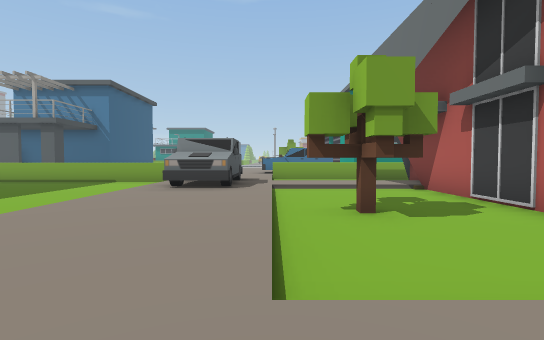
view 1 (above)

22 first-person views from a walk through a 3-D level made in the Unity game engine. The camera is 1.2 m above the floor, tilts 2° down and sees 85° across. The floor is counted in squares, 2 m on a side. Each view is taken from the middle of a square. On the plan, view 1 faces up. The plan holds only what a view shows up to about 9 squares ahead; the rest is blank. The place goes on beyond the plan. The player is left out. Some surface patterns are stand-ins.

view 2
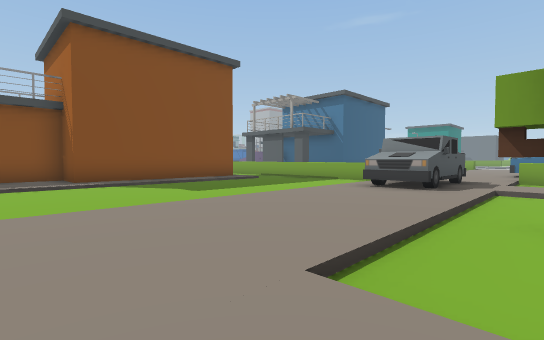

view 3
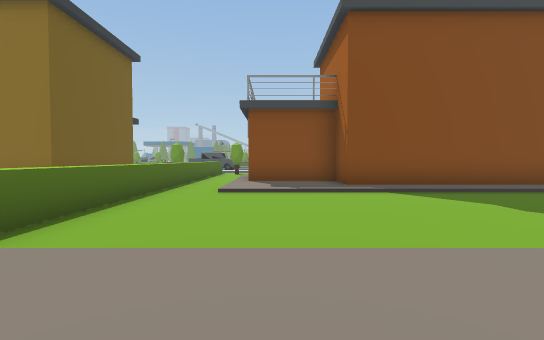

view 4
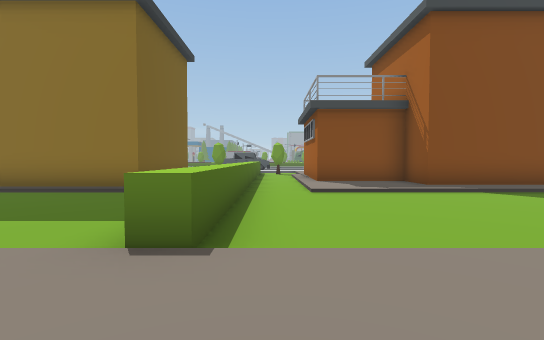

view 5
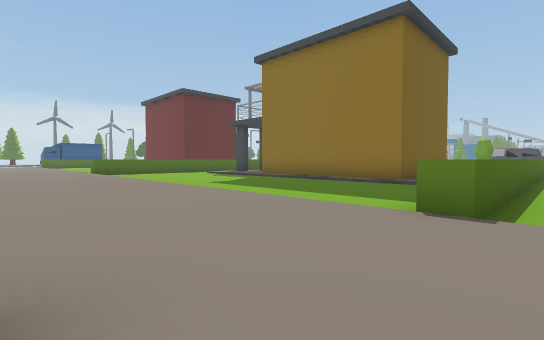

view 6
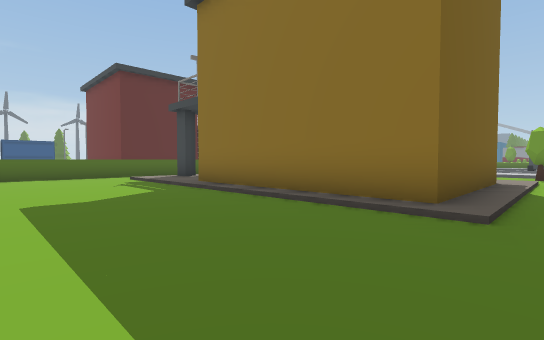

view 7
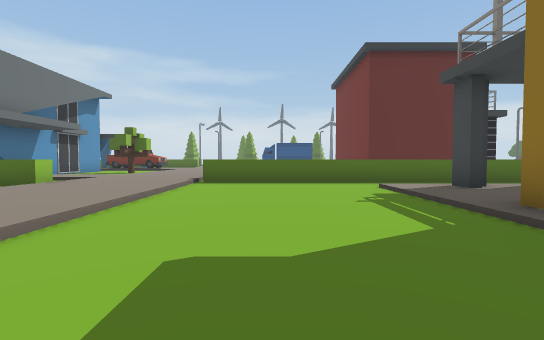

view 8
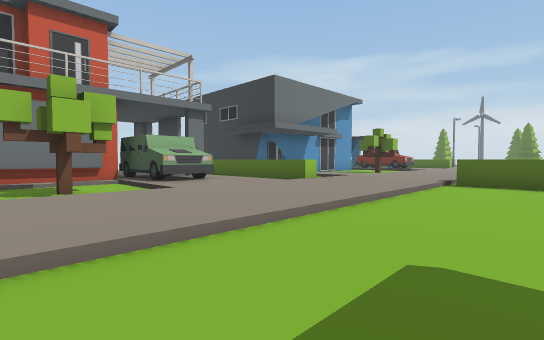

view 9
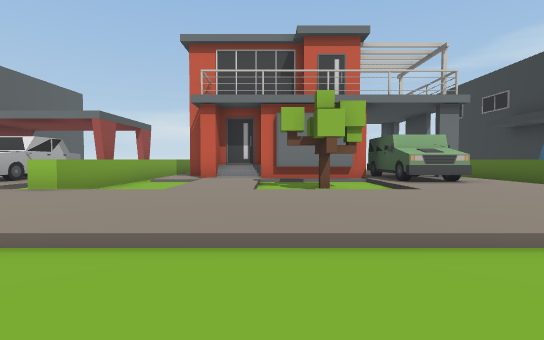

view 10
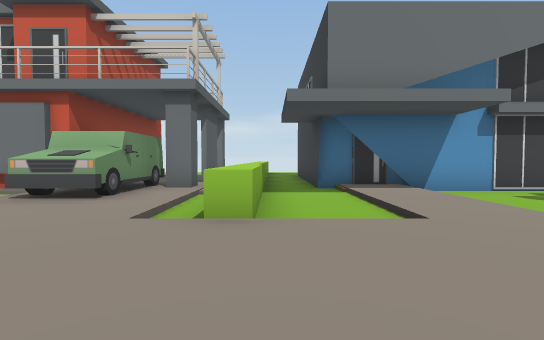

view 11
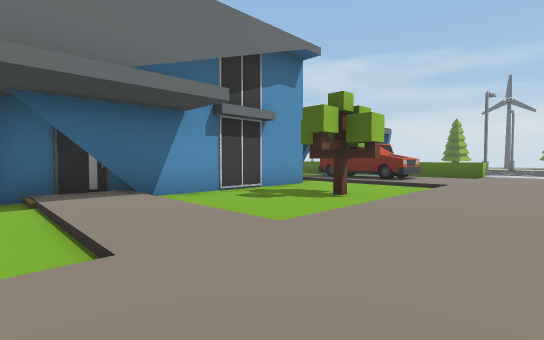

view 12
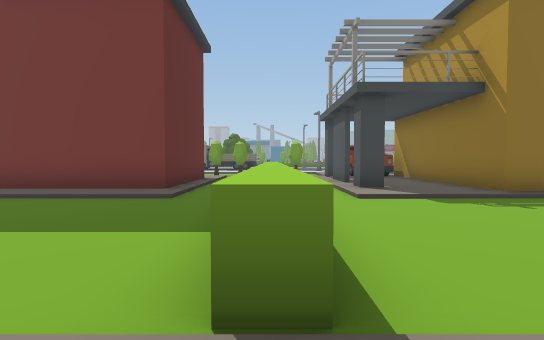

view 13
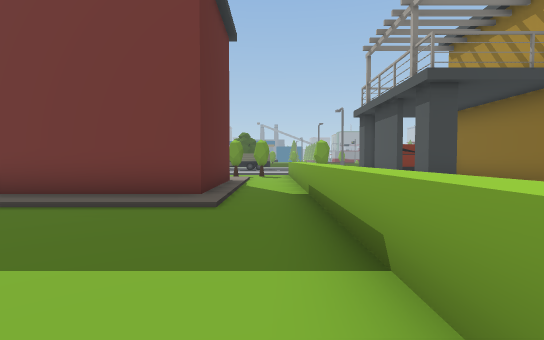

view 14
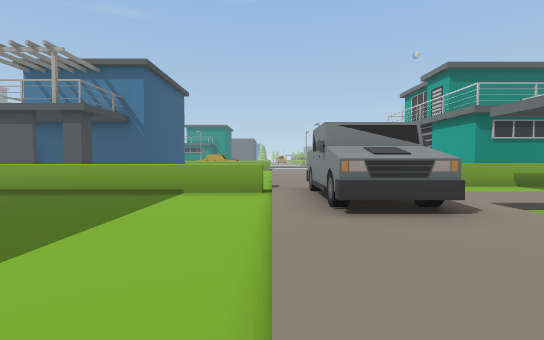

view 15
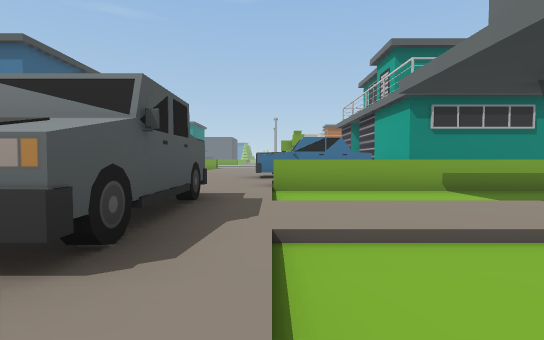

view 16
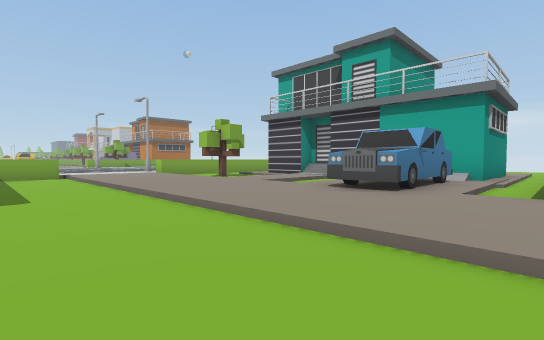

view 17
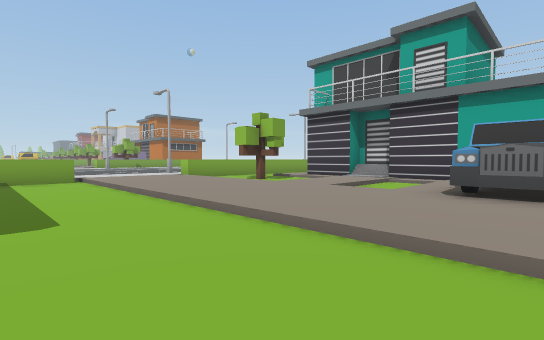

view 18
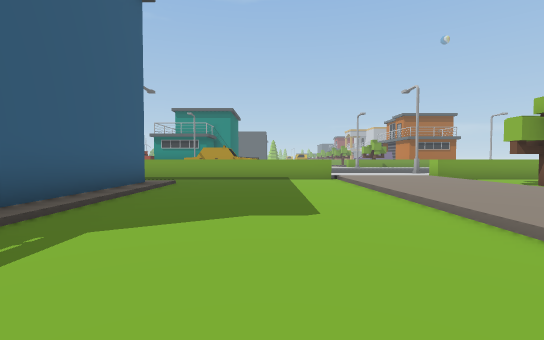

view 19
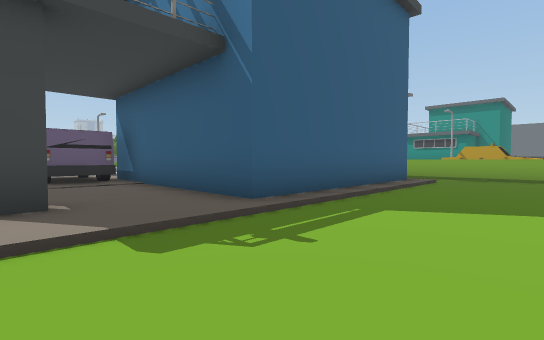

view 20
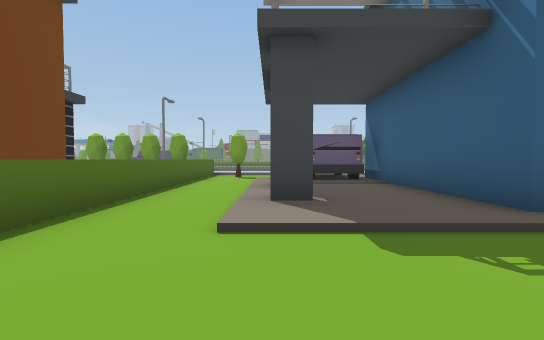

view 21
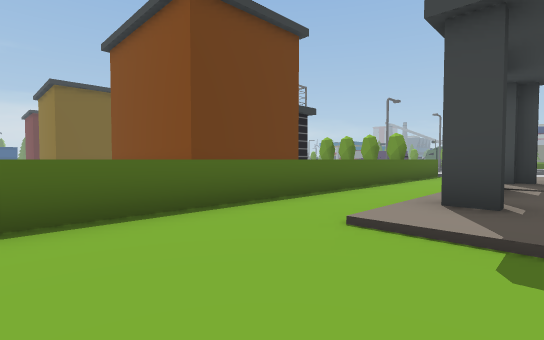

view 22
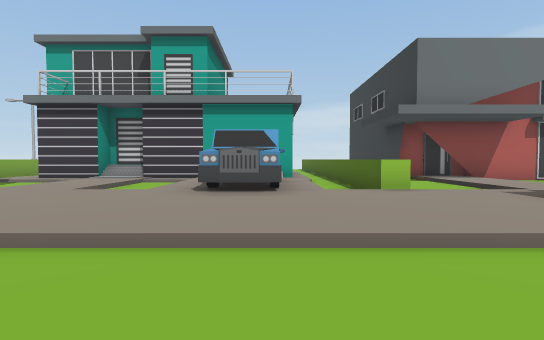

### Floor plan
Key: @ floor where view 1 was taken; # wall or solid block; x gap in a wall; . main floor; : floor 0.25 m higher than the main floor; / step, stairs or slope; ^ raised ledge; O other object.
Columns run from 15 left of view 1 to 5 right of it. Each row starts with its distance up from view 1.
 23             ::
 22       ^^^^^^/::^^^^
 21         ..../::/..
 20        #..../::/OO/:
 19        #..../::/O./#
 18        #..../::////#
 17        #..../::::::#
 16        #..../::/../#
 15  /######..../::////#
 14  OOO::::..../::OO /#
 13   OO::::..../::OOO/##
 12   ###x#:..../:://////
 11  .........../::^^^^^^
 10 ^^^^^^^^^^^^/::/.....
  9       ....../OO/...#
  8        ...../OO::::#
  7    ####:..../OO////#
  6       #:..../OO/...#
  5       #:..../::/...#
  4       #:..../::/OO.#
  3       #:..../::/...
  2      ##:..../::/..
  1      #::..../::::
  0      #::..../::@:OO
 -1      ///..../:  :OOO
 -2      ......./::/.
 -3    ^^^^^^^^^/::^^^^^
 -4   ........../::/..//
 -5 O.::####..../::////#
 -6    ##  #..../::::::#
 -7        #..../::/../#
 -8        #..../::/OO##
 -9        #..../::/..##
-10    #####..../::::OOO
-11     ::::..../::::OOO:
-12     ::::..../::::::#x
-13     #x#:..../::/...
-14        ...../::/^^^^^
-15    ^^^^^^^^^/::/...##
-16    ........./::::::#
-17    /////..../::////#
-18    ####:...  ::/...#
-19       #:..   ::/...#
-20       #:.    ::/OO.#
-21       #:     ::/O..#

Where each view was taken, in squares from view 1:
view 1: 0 up, 0 right, facing up
view 2: 0 up, 1 right, facing up-left
view 3: 0 up, 1 left, facing left
view 4: 2 down, 1 left, facing left
view 5: 2 down, 0 right, facing down-left
view 6: 4 down, 4 left, facing down-left
view 7: 7 down, 5 left, facing down
view 8: 7 down, 5 left, facing down-right
view 9: 7 down, 5 left, facing right
view 10: 14 down, 3 left, facing right
view 11: 15 down, 2 left, facing down-right
view 12: 15 down, 2 left, facing left
view 13: 16 down, 3 left, facing left
view 14: 3 up, 3 left, facing up
view 15: 5 up, 0 right, facing up
view 16: 11 up, 5 left, facing up-right
view 17: 13 up, 5 left, facing up-right
view 18: 13 up, 5 left, facing up
view 19: 12 up, 5 left, facing up-left
view 20: 12 up, 5 left, facing left
view 21: 13 up, 5 left, facing down-left
view 22: 13 up, 5 left, facing right
